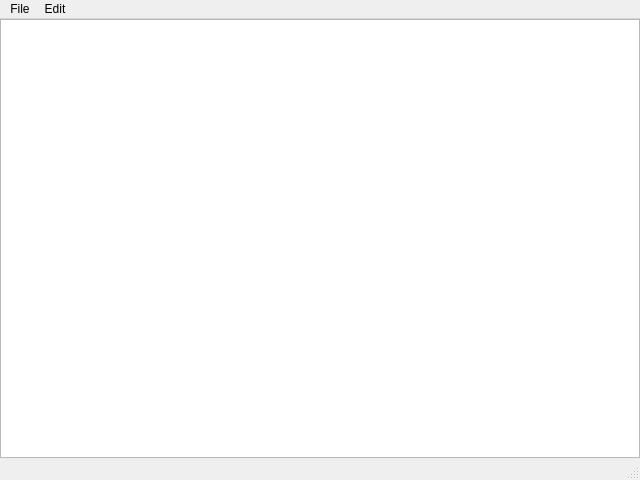
<?xml version="1.0" encoding="UTF-8"?>
<ui version="4.0">
 <class>DebugMonitorMainWindow</class>
 <widget class="QMainWindow" name="DebugMonitorMainWindow">
  <property name="geometry">
   <rect>
    <x>0</x>
    <y>0</y>
    <width>640</width>
    <height>480</height>
   </rect>
  </property>
  <property name="windowTitle">
   <string>NXT Debug Monitor</string>
  </property>
  <widget class="QWidget" name="centralwidget">
   <layout class="QGridLayout" name="gridLayout">
    <property name="margin">
     <number>0</number>
    </property>
    <item row="0" column="0">
     <widget class="QTextEdit" name="debugText">
      <property name="readOnly">
       <bool>true</bool>
      </property>
      <property name="acceptRichText">
       <bool>false</bool>
      </property>
     </widget>
    </item>
   </layout>
  </widget>
  <widget class="QMenuBar" name="menubar">
   <property name="geometry">
    <rect>
     <x>0</x>
     <y>0</y>
     <width>640</width>
     <height>19</height>
    </rect>
   </property>
   <widget class="QMenu" name="menuFile">
    <property name="title">
     <string>File</string>
    </property>
    <addaction name="actionFileSave"/>
    <addaction name="actionFileExit"/>
   </widget>
   <widget class="QMenu" name="menuEdit">
    <property name="title">
     <string>Edit</string>
    </property>
    <addaction name="actionEditPreferences"/>
   </widget>
   <addaction name="menuFile"/>
   <addaction name="menuEdit"/>
  </widget>
  <widget class="QStatusBar" name="statusbar"/>
  <action name="actionEditPreferences">
   <property name="text">
    <string>Preferences</string>
   </property>
  </action>
  <action name="actionFileSave">
   <property name="text">
    <string>Save</string>
   </property>
  </action>
  <action name="actionFileExit">
   <property name="text">
    <string>Exit</string>
   </property>
  </action>
 </widget>
 <resources/>
 <connections/>
</ui>
